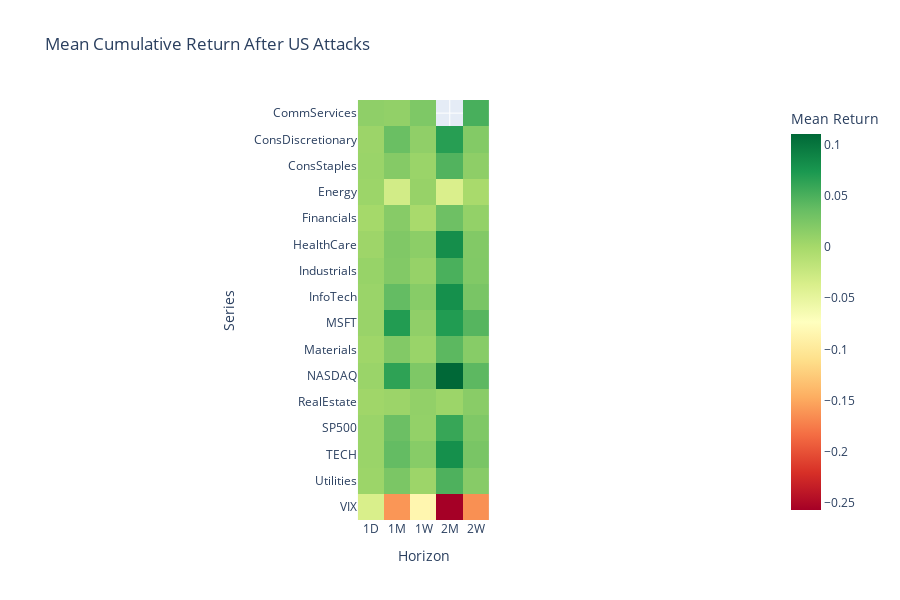

The cell this chart's notebook holds for it:
### Code cell
import plotly.express as px

# 1) Suppose mean_table is your pivoted DataFrame of mean returns:
#       index = Series (SP500, NASDAQ, InfoTech, …, VIX)
#       columns = Horizon (1D, 1W, 2W, 1M, 2M)
#    If you followed the earlier code, you’ll have

#     mean_table = stats["mean"].unstack("Horizon")

# 2) Draw it as a diverging‐colormap heatmap
fig = px.imshow(
    mean_table,
    x=mean_table.columns,
    y=mean_table.index,
    color_continuous_scale="RdYlGn",
    labels=dict(x="Horizon", y="Series", color="Mean Return"),
    title="Mean Cumulative Return After US Attacks"
)

# 3) Tweak layout to fit
fig.update_layout(
    xaxis_side="bottom",
    height=600,
)
fig.show()

### Figure 1 — Plotly figure (JSON) as saved in the notebook; plotly's stock layout.template omitted (floating-point values rounded to 4 significant figures)
{"data": [{"coloraxis": "coloraxis", "hovertemplate": "Horizon: %{x}<br>Series: %{y}<br>Mean Return: %{z}<extra></extra>", "name": "0", "type": "heatmap", "x": ["1D", "1M", "1W", "2M", "2W"], "xaxis": "x", "y": ["CommServices", "ConsDiscretionary", "ConsStaples", "Energy", "Financials", "HealthCare", "Industrials", "InfoTech", "MSFT", "Materials", "NASDAQ", "RealEstate", "SP500", "TECH", "Utilities", "VIX"], "yaxis": "y", "z": [[0.01336, 0.01187, 0.02319, null, 0.05138], [0.006208, 0.03495, 0.01293, 0.0677, 0.02015], [0.007376, 0.01948, 0.006953, 0.04669, 0.01434], [0.00609, -0.03157, 0.008828, -0.03704, -0.001986], [0.0009132, 0.01828, -0.001737, 0.03247, 0.01139], [0.005121, 0.02207, 0.01514, 0.08144, 0.02092], [0.008663, 0.02097, 0.009657, 0.05041, 0.02169], [0.007347, 0.038, 0.01781, 0.0802, 0.02638], [0.007755, 0.06985, 0.01315, 0.07022, 0.0446], [0.004544, 0.021, 0.007491, 0.04192, 0.01801], [0.006946, 0.06409, 0.02317, 0.1106, 0.04161], [0.003587, 0.006229, 0.01156, 0.005971, 0.01714], [0.007084, 0.03379, 0.01105, 0.05999, 0.02282], [0.007347, 0.038, 0.01781, 0.0802, 0.02638], [0.006124, 0.02511, 0.005473, 0.04854, 0.01827], [-0.0366, -0.1601, -0.08439, -0.2571, -0.1636]]}], "layout": {"coloraxis": {"colorbar": {"title": {"text": "Mean Return"}}, "colorscale": [[0, "rgb(165,0,38)"], [0.1, "rgb(215,48,39)"], [0.2, "rgb(244,109,67)"], [0.3, "rgb(253,174,97)"], [0.4, "rgb(254,224,139)"], [0.5, "rgb(255,255,191)"], [0.6, "rgb(217,239,139)"], [0.7, "rgb(166,217,106)"], [0.8, "rgb(102,189,99)"], [0.9, "rgb(26,152,80)"], [1, "rgb(0,104,55)"]]}, "height": 600, "title": {"text": "Mean Cumulative Return After US Attacks"}, "xaxis": {"anchor": "y", "constrain": "domain", "domain": [0, 1], "scaleanchor": "y", "side": "bottom", "title": {"text": "Horizon"}}, "yaxis": {"anchor": "x", "autorange": "reversed", "constrain": "domain", "domain": [0, 1], "title": {"text": "Series"}}}}
